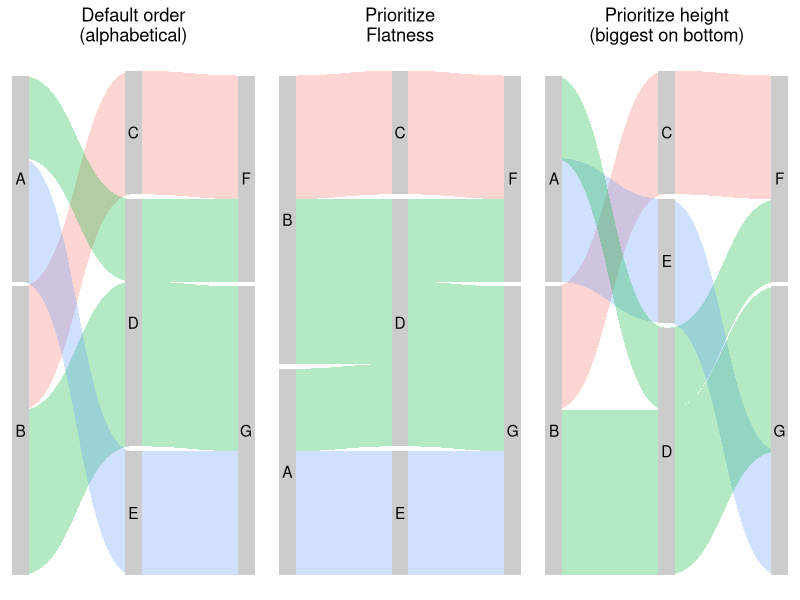

This chart was generated by the following R code:
library(tidyverse)
library(ggforce)

df <-
  tibble::tribble(
    ~round_1, ~round_2, ~round_3, ~n,
    "A",      "D",      "G",       2,
    "A",      "E",      "G",       3,
    "B",      "D",      "F",       2,
    "B",      "D",      "G",       2,
    "B",      "C",      "F",       3
  ) |> 
  mutate(fill = round_2)


make_plot <- function(title, ...) {
  df %>%
    ggforce::gather_set_data(1:3) |>
    mutate(y = fct_relevel(y, ...)) |> 
    ggplot(aes(x, id = id, split = y, value = n)) +
    geom_parallel_sets(aes(fill = fill), alpha = 0.3, sep = 0.01) +
    geom_parallel_sets_axes(fill = "grey80", axis.width = 0.15, sep = 0.01) +
    geom_parallel_sets_labels(angle = 0, sep = 0.01) +
    theme_void() +
    labs(title = title) +
    theme(
      legend.position = "none",
      plot.title = element_text(hjust = 0.5)
    )
}

gridExtra::grid.arrange(
  make_plot("Default order\n(alphabetical)"),
  make_plot("Prioritize\nFlatness", c("B", "A", "C", "D", "E", "F", "G")),
  make_plot("Prioritize height\n(biggest on bottom)", c("A", "B", "C", "E", "D", "F", "G")),
  nrow = 1
)
